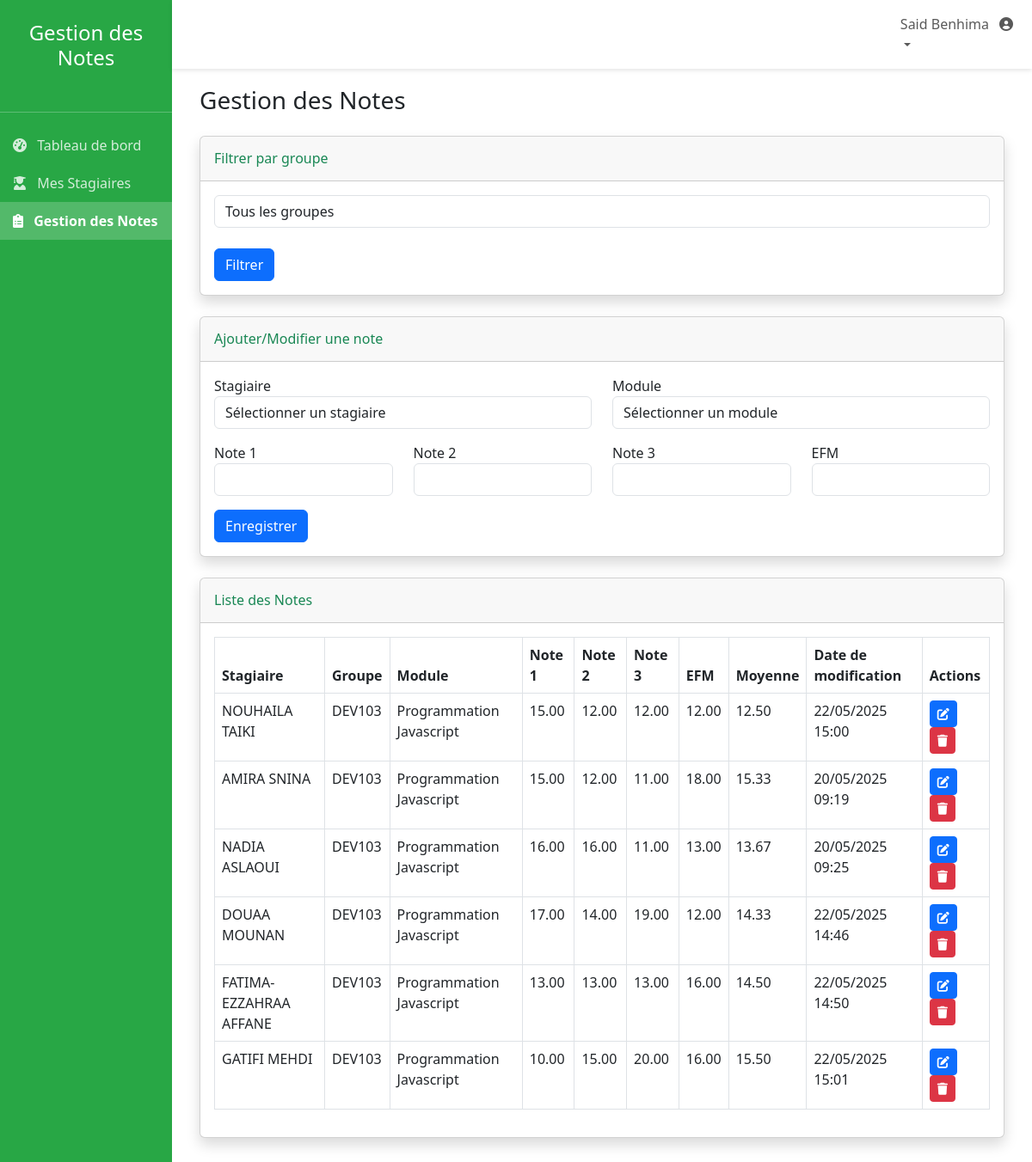
Page /formateur/notes.php (signed in) on the committed database.
### tables this page shows
CREATE TABLE `Note` (
  `id_note` int(11) NOT NULL,
  `id_stagiaire` bigint(110) UNSIGNED DEFAULT NULL,
  `id_module` int(11) DEFAULT NULL,
  `id_formateur` int(11) DEFAULT NULL,
  `note1` decimal(5,2) DEFAULT NULL,
  `note2` decimal(5,2) DEFAULT NULL,
  `note3` decimal(5,2) DEFAULT NULL,
  `EFM` decimal(5,2) DEFAULT NULL,
  `Moyenne` decimal(5,2) DEFAULT NULL,
  `date_creation` datetime DEFAULT current_timestamp(),
  `date_modification` datetime DEFAULT current_timestamp() ON UPDATE current_timestamp()
);

CREATE TABLE `Stagiaire` (
  `id_stagiaire` bigint(110) UNSIGNED NOT NULL,
  `nom` varchar(100) DEFAULT NULL,
  `prenom` varchar(100) DEFAULT NULL,
  `genre` enum('F','H') DEFAULT NULL,
  `date_naissance` date DEFAULT NULL,
  `annee_etude` enum('1ere','2eme','3eme') DEFAULT NULL,
  `email` varchar(100) DEFAULT NULL,
  `id_Filiere` int(11) DEFAULT NULL,
  `id_Groupe` int(11) DEFAULT NULL,
  `mot_de_passe` varchar(255) DEFAULT NULL
);

CREATE TABLE `Groupe` (
  `id_Groupe` int(11) NOT NULL,
  `nom_Groupe` varchar(100) DEFAULT NULL
);

CREATE TABLE `Module` (
  `id_module` int(11) NOT NULL,
  `nom_module` varchar(100) DEFAULT NULL
);

### formateur/notes.php (the view, shortened to what this page needs)
<?php
include '../includes/header.php';
require_once '../config/database.php';
$formateur_id = $_SESSION['user_id'];
$groupe_id = isset($_GET['groupe']) ? intval($_GET['groupe']) : null;
$notes = [];
$query = "
    SELECT n.id_note, s.nom as stagiaire_nom, s.prenom as stagiaire_prenom,
           m.nom_module, n.note1, n.note2, n.note3, n.EFM, n.Moyenne,
           n.date_creation, n.date_modification, g.nom_Groupe
    FROM Note n
    JOIN Stagiaire s ON n.id_stagiaire = s.id_stagiaire
    JOIN Module m ON n.id_module = m.id_module
    JOIN Groupe g ON s.id_Groupe = g.id_Groupe
    JOIN formateur_groupe fg ON g.id_Groupe = fg.id_groupe
    WHERE n.id_formateur = ? AND fg.id_formateur = ?
";
if ($groupe_id) {
    $query .= " AND g.id_Groupe = ?";
    $stmt = $conn->prepare($query);
    $stmt->bind_param("iii", $formateur_id, $formateur_id, $groupe_id);
} else {
    $stmt = $conn->prepare($query);
    $stmt->bind_param("ii", $formateur_id, $formateur_id);
}
$stmt->execute();
$result = $stmt->get_result();
if ($result) {
    while ($row = $result->fetch_assoc()) {
        $notes[] = $row;
    }
}
?>
<div class="container-fluid">
    <h1 class="h3 mb-4 text-gray-800">Gestion des Notes</h1>
    <div class="card shadow mb-4">
        <div class="card-header py-3">
            <h6 class="m-0 font-weight-bold text-success">Filtrer par groupe</h6>
        </div>
        <div class="card-body">
            <form method="GET" action="" class="form-inline">
                <div class="form-group mr-3">
                    <select class="form-control" name="groupe">
                        <option value="">Tous les groupes</option>
                    </select>
                </div><br>
                <button type="submit" class="btn btn-primary">Filtrer</button>
            </form>
        </div>
    </div>
    <div class="card shadow mb-4">
        <div class="card-header py-3">
            <h6 class="m-0 font-weight-bold text-success">Ajouter/Modifier une note</h6>
        </div>
        <div class="card-body">
            <form method="POST" action="notes.php">
                <div class="row">
                    <div class="col-md-6 mb-3">
                        <label for="stagiaire_id">Stagiaire</label>
                        <select class="form-control" id="stagiaire_id" name="stagiaire_id" required>
                            <option value="">Sélectionner un stagiaire</option>
                        </select>
                    </div>
                    <div class="col-md-6 mb-3">
                        <label for="module_id">Module</label>
                        <select class="form-control" id="module_id" name="module_id" required>
                            <option value="">Sélectionner un module</option>
                        </select>
                    </div>
                </div>
                <div class="row">
                    <div class="col-md-3 mb-3">
                        <label for="note1">Note 1</label>
                        <input type="number" class="form-control" id="note1" name="note1" min="0" max="20" step="0.01" required>
                    </div>
                    <div class="col-md-3 mb-3">
                        <label for="note2">Note 2</label>
                        <input type="number" class="form-control" id="note2" name="note2" min="0" max="20" step="0.01" required>
                    </div>
                    <div class="col-md-3 mb-3">
                        <label for="note3">Note 3</label>
                        <input type="number" class="form-control" id="note3" name="note3" min="0" max="20" step="0.01" required>
                    </div>
                    <div class="col-md-3 mb-3">
                        <label for="efm">EFM</label>
                        <input type="number" class="form-control" id="efm" name="efm" min="0" max="20" step="0.01" required>
                    </div>
                </div>
                <button type="submit" class="btn btn-primary">Enregistrer</button>
            </form>
        </div>
    </div>
    <div class="card shadow mb-4">
        <div class="card-header py-3">
            <h6 class="m-0 font-weight-bold text-success">Liste des Notes</h6>
        </div>
        <div class="card-body">
            <div class="table-responsive">
                <table class="table table-bordered" id="dataTable" width="100%" cellspacing="0">
                    <thead>
                        <tr>
                            <th>Stagiaire</th>
                            <th>Groupe</th>
                            <th>Module</th>
                            <th>Note 1</th>
                            <th>Note 2</th>
                            <th>Note 3</th>
                            <th>EFM</th>
                            <th>Moyenne</th>
                            <th>Date de modification</th>
                            <th>Actions</th>
                        </tr>
                    </thead>
                    <tbody>
                        <?php if (empty($notes)): ?>
                            <tr>
                                <td colspan="10" class="text-center">Aucune note trouvée</td>
                            </tr>
                        <?php else: ?>
                            <?php foreach ($notes as $note): ?>
                                <tr>
                                    <td><?php echo htmlspecialchars($note['stagiaire_prenom'] . ' ' . $note['stagiaire_nom']); ?></td>
                                    <td><?php echo htmlspecialchars($note['nom_Groupe']); ?></td>
                                    <td><?php echo htmlspecialchars($note['nom_module']); ?></td>
                                    <td><?php echo htmlspecialchars($note['note1']); ?></td>
                                    <td><?php echo htmlspecialchars($note['note2']); ?></td>
                                    <td><?php echo htmlspecialchars($note['note3']); ?></td>
                                    <td><?php echo htmlspecialchars($note['EFM']); ?></td>
                                    <td><?php echo htmlspecialchars($note['Moyenne']); ?></td>
                                    <td><?php echo date('d/m/Y H:i', strtotime($note['date_modification'])); ?></td>
                                    <td>
                                        <button class="btn btn-sm btn-primary edit-note"
                                                data-id="<?php echo $note['id_note']; ?>"
                                                data-note1="<?php echo $note['note1']; ?>"
                                                data-note2="<?php echo $note['note2']; ?>"
                                                data-note3="<?php echo $note['note3']; ?>"
                                                data-efm="<?php echo $note['EFM']; ?>">
                                            <i class="fas fa-edit"></i>
                                        </button>
                                        <a href="notes.php<?php echo $groupe_id ? "?groupe=$groupe_id&" : "?"; ?>delete=<?php echo $note['id_note']; ?>" class="btn btn-sm btn-danger" onclick="return confirm('Êtes-vous sûr de vouloir supprimer cette note?')">
                                            <i class="fas fa-trash"></i>
                                        </a>
                                    </td>
                                </tr>
                            <?php endforeach; ?>
                        <?php endif; ?>
                    </tbody>
                </table>
            </div>
        </div>
    </div>
</div>
<?php include '../includes/footer.php'; ?>

### rows in the picture
note: id_stagiaire.nom "NOUHAILA TAIKI", groupe.nom_Groupe "DEV103", id_module.nom_module "Programmation Javascript", note1 "15.00", note2 "12.00", note3 "12.00", EFM "12.00", Moyenne "12.50", date_modification "22/05/2025 15:00"
note: id_stagiaire.nom "AMIRA SNINA", groupe.nom_Groupe "DEV103", id_module.nom_module "Programmation Javascript", note1 "15.00", note2 "12.00", note3 "11.00", EFM "18.00", Moyenne "15.33", date_modification "20/05/2025 09:19"
note: id_stagiaire.nom "NADIA ASLAOUI", groupe.nom_Groupe "DEV103", id_module.nom_module "Programmation Javascript", note1 "16.00", note2 "16.00", note3 "11.00", EFM "13.00", Moyenne "13.67", date_modification "20/05/2025 09:25"
note: id_stagiaire.nom "DOUAA MOUNAN", groupe.nom_Groupe "DEV103", id_module.nom_module "Programmation Javascript", note1 "17.00", note2 "14.00", note3 "19.00", EFM "12.00", Moyenne "14.33", date_modification "22/05/2025 14:46"
note: id_stagiaire.nom "FATIMA-EZZAHRAA AFFANE", groupe.nom_Groupe "DEV103", id_module.nom_module "Programmation Javascript", note1 "13.00", note2 "13.00", note3 "13.00", EFM "16.00", Moyenne "14.50", date_modification "22/05/2025 14:50"
note: id_stagiaire.nom "GATIFI MEHDI", groupe.nom_Groupe "DEV103", id_module.nom_module "Programmation Javascript", note1 "10.00", note2 "15.00", note3 "20.00", EFM "16.00", Moyenne "15.50", date_modification "22/05/2025 15:01"

### other values in the picture
$_SESSION['user_name'] "Said Benhima"
